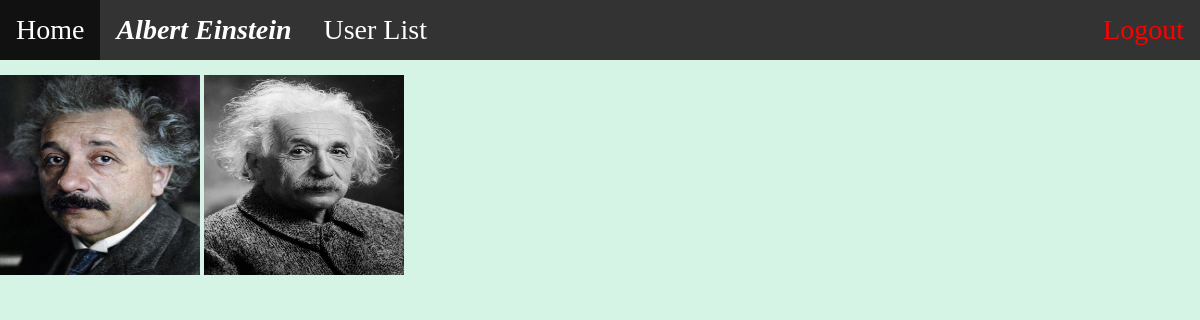
/show_profile_pics/ (signed in), run on the app's committed database.
### registration/models.py (models this page shows, shortened)
class ExtendedUser(models.Model):
    first_name = models.CharField(max_length=20)
    last_name = models.CharField(max_length=20)
    email = models.EmailField(unique=True)
    email_visibility = models.CharField(max_length=10)
    email_carrier = models.CharField(max_length=100)
    phone_number = models.CharField(max_length=20, unique=True)
    phone_number_visibility = models.CharField(max_length=10)
    phone_number_carrier = models.CharField(max_length=20)
    gender = models.CharField(max_length=20)
    gender_visibility = models.CharField(max_length=10)
    gender_carrier = models.CharField(max_length=20)
    user = models.OneToOneField(User, on_delete=models.CASCADE)

### profileManagement/models.py (models this page shows, shortened)
class ProfilePics(models.Model):
    profile_pic = models.ImageField(upload_to='images/profile_pic/')
    user = models.ForeignKey(User, on_delete=models.CASCADE, default=None)

### profileManagement/views.py (the view)
# urls.py: path('show_profile_pics/', pm_views.show_profile_pics, name="show_profile_pics"),
@login_required(login_url='/login/')
def show_profile_pics(request):
    infos = ExtendedUser.objects.get(user=request.user)
    profile_pics = ProfilePics.objects.filter(user=request.user)
    return render(request, 'profileManagement/show_profile_pics.html', {'profile_pics': profile_pics, 'infos': infos})

### templates/profileManagement/show_profile_pics.html (shortened to what this page needs)
{% extends 'base.html' %}
{% load static %}
{% block navbar %}
    <ul>
        <li><a href="/" role="button">Home</a></li>
        <li><a class="name" href="{% url 'profile' %}">{{ infos.first_name }} {{ infos.last_name }}</a></li>
        <li><a href="/user_list" role="button">User List</a></li>
        <li style="float:right;"><a style="color:red;" href="/logout" role="button">Logout</a></li>
    </ul>
{% endblock %}
{% block body %}
    <div class="bock_size">
        {% for i in profile_pics %}
            <a href="{% url 'set_profile_pic' profile_pic_id=i.id %}"><img src="{{ i.profile_pic.url }}" style="width: 200px; height: 200px;" /></a>
        {% endfor %}
    </div>
{% endblock %}

### data on the page
ExtendedUser: first_name "Albert", last_name "Einstein"
ProfilePics: profile_pic (picture)
ProfilePics: profile_pic (picture)
